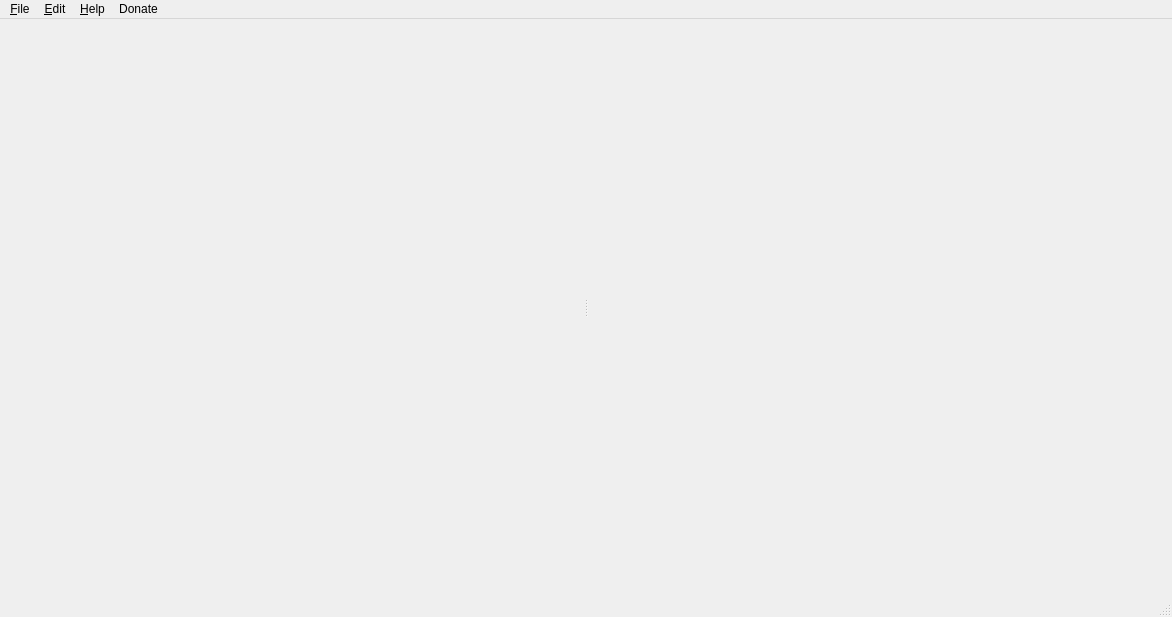
<?xml version="1.0" encoding="UTF-8"?>
<ui version="4.0">
 <class>MainWindow</class>
 <widget class="QMainWindow" name="MainWindow">
  <property name="geometry">
   <rect>
    <x>0</x>
    <y>0</y>
    <width>1172</width>
    <height>617</height>
   </rect>
  </property>
  <property name="windowTitle">
   <string>Empower Media Manager</string>
  </property>
  <widget class="QWidget" name="centralWidget">
   <layout class="QVBoxLayout" name="verticalLayoutMain">
    <property name="spacing">
     <number>0</number>
    </property>
    <property name="leftMargin">
     <number>0</number>
    </property>
    <property name="topMargin">
     <number>0</number>
    </property>
    <property name="rightMargin">
     <number>0</number>
    </property>
    <property name="bottomMargin">
     <number>0</number>
    </property>
    <item>
     <widget class="QSplitter" name="splitter">
      <property name="orientation">
       <enum>Qt::Horizontal</enum>
      </property>
      <widget class="QWidget" name="verticalLayoutWidget">
       <layout class="QVBoxLayout" name="verticalLayoutCollectionLists">
        <property name="spacing">
         <number>0</number>
        </property>
       </layout>
      </widget>
      <widget class="QWidget" name="verticalLayoutWidget_2">
       <layout class="QVBoxLayout" name="verticalLayoutItemView"/>
      </widget>
     </widget>
    </item>
   </layout>
  </widget>
  <widget class="QStatusBar" name="statusBar"/>
  <widget class="QMenuBar" name="menuBar">
   <property name="geometry">
    <rect>
     <x>0</x>
     <y>0</y>
     <width>1172</width>
     <height>21</height>
    </rect>
   </property>
   <widget class="QMenu" name="menuFile">
    <property name="title">
     <string>&amp;File</string>
    </property>
    <addaction name="actionSelect_Profile"/>
    <addaction name="separator"/>
    <addaction name="actionE_xit"/>
   </widget>
   <widget class="QMenu" name="menu_Edit">
    <property name="title">
     <string>&amp;Edit</string>
    </property>
    <addaction name="action_Preferences"/>
   </widget>
   <widget class="QMenu" name="menu_Help">
    <property name="title">
     <string>&amp;Help</string>
    </property>
    <addaction name="actionAbout"/>
   </widget>
   <widget class="QMenu" name="menuDonate">
    <property name="title">
     <string>Donate</string>
    </property>
   </widget>
   <addaction name="menuFile"/>
   <addaction name="menu_Edit"/>
   <addaction name="menu_Help"/>
   <addaction name="menuDonate"/>
  </widget>
  <action name="actionSelect_Profile">
   <property name="text">
    <string>Select &amp;Profile</string>
   </property>
  </action>
  <action name="actionE_xit">
   <property name="text">
    <string>E&amp;xit</string>
   </property>
  </action>
  <action name="action_Preferences">
   <property name="text">
    <string>&amp;Preferences</string>
   </property>
  </action>
  <action name="actionAbout">
   <property name="text">
    <string>About</string>
   </property>
  </action>
 </widget>
 <layoutdefault spacing="6" margin="11"/>
 <resources/>
 <connections/>
</ui>
